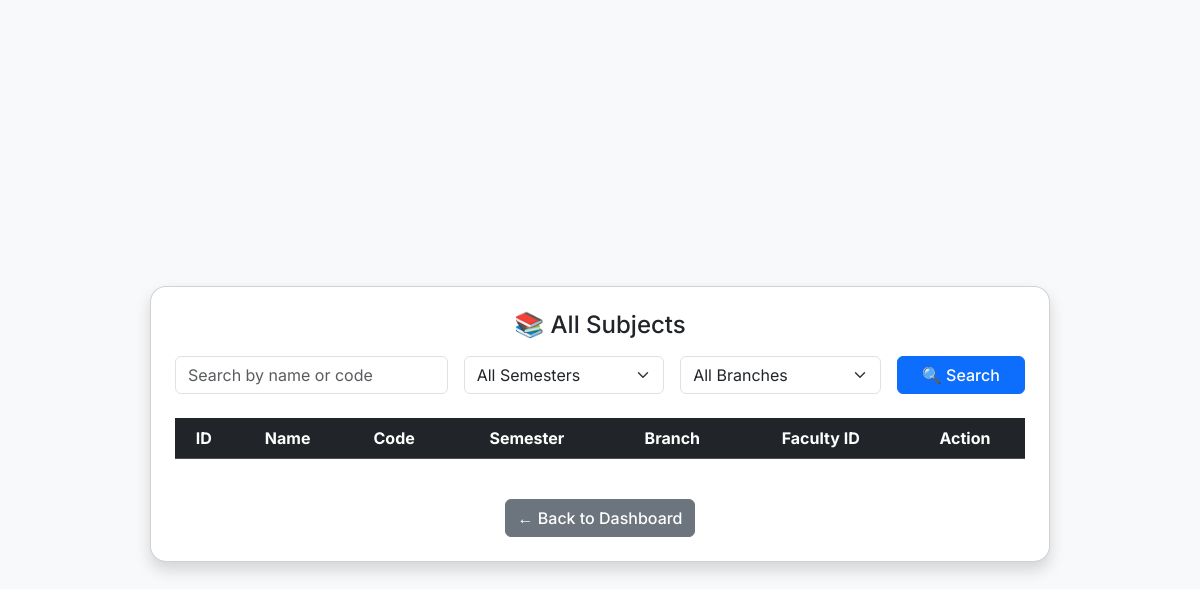
/admin/subjects (signed in), run on an earlier commit of the app's database.
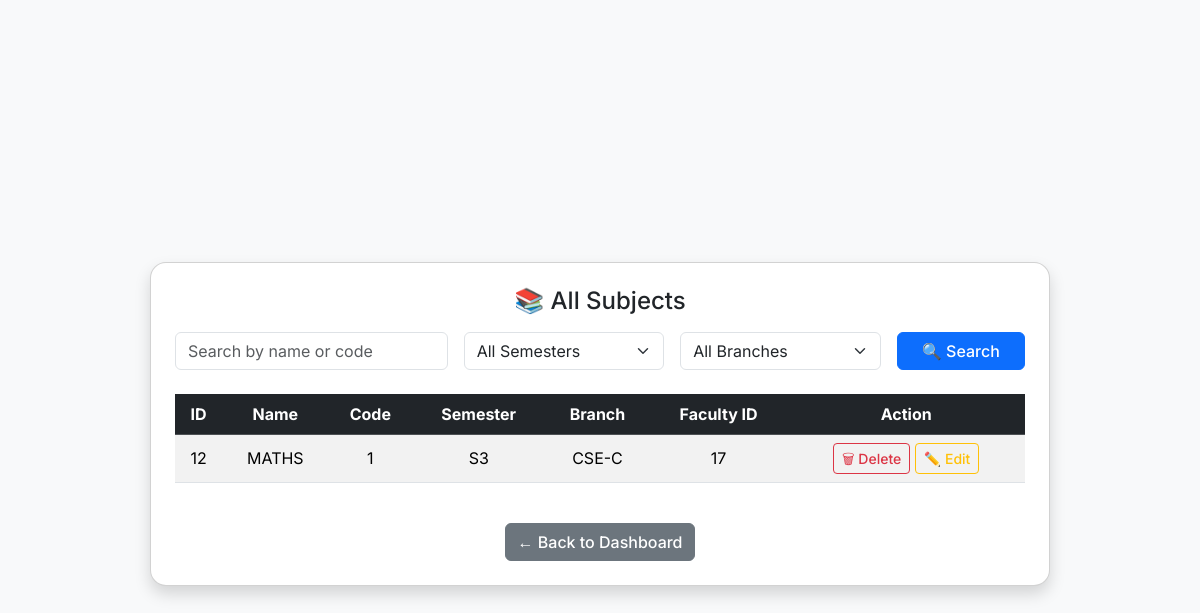
And on a later commit of the database.
### tables this page shows
CREATE TABLE subjects (
                id INTEGER PRIMARY KEY AUTOINCREMENT,
                name TEXT,
                code TEXT,
                semester TEXT,
                branch TEXT,
                faculty_id INTEGER
            );

### app.py (the view, shortened to what this page needs)
@app.route('/admin/subjects', methods=['GET', 'POST'])
def admin_subjects():
    if not is_admin():
        abort(403)
    filters = {'keyword': '', 'semester': '', 'branch': ''}
    query = "SELECT * FROM subjects WHERE 1=1"
    args = []
    db = get_db()
    subjects = db.execute(query, args).fetchall()
    return render_template('admin_subjects.html', subjects=subjects, filters=filters)

### app.py (called while the page is built)
def get_db():
    conn = sqlite3.connect('database.db', timeout=10, check_same_thread=False)
    conn.row_factory = sqlite3.Row
    return conn

@app.after_request
def add_cache_control(response):
    response.headers['Cache-Control'] = 'no-store'
    return response

def is_admin():
    return session.get('role') == 'admin'

### templates/admin_subjects.html (shortened to what this page needs)
{% extends 'base.html' %}
{% block content %}
<div class="container-fluid center-wrapper p-0 m-0">
  <div class="card shadow p-4 rounded-4 w-100" style="max-width: 900px;">
    <h4 class="text-center mb-3">📚 All Subjects</h4>
    <form method="POST" class="row g-3 mb-4">
      <div class="col-md-4">
        <input type="text" name="keyword" class="form-control" placeholder="Search by name or code" value="{{ filters.keyword or '' }}">
      </div>
      <div class="col-md-3">
        <select name="semester" class="form-select">
          <option value="">All Semesters</option>
        </select>
      </div>
      <div class="col-md-3">
        <select name="branch" class="form-select">
          <option value="">All Branches</option>
        </select>
      </div>
      <div class="col-md-2">
        <button class="btn btn-primary w-100" type="submit">🔍 Search</button>
      </div>
    </form>
    <div class="table-scroll-x">
      <table class="table table-striped align-middle text-center">
        <thead class="table-dark">
          <tr>
            <th>ID</th>
            <th>Name</th>
            <th>Code</th>
            <th>Semester</th>
            <th>Branch</th>
            <th>Faculty ID</th>
            <th>Action</th>
          </tr>
        </thead>
        <tbody>
          {% for s in subjects %}
          <tr>
            <td>{{ s.id }}</td>
            <td>{{ s.name }}</td>
            <td>{{ s.code }}</td>
            <td>{{ s.semester }}</td>
            <td>{{ s.branch }}</td>
            <td>{{ s.faculty_id or '-' }}</td>
            <td>
              <form action="{{ url_for('delete_subject_admin', subject_id=s.id) }}" method="POST" class="d-inline">
      <button type="submit" class="btn btn-sm btn-outline-danger" onclick="return confirm('Are you sure?')">🗑 Delete</button>
    </form>
    <a href="{{ url_for('edit_subject', subject_id=s.id) }}" class="btn btn-sm btn-outline-warning">✏️ Edit</a>
            </td>
          </tr>
          {% endfor %}
        </tbody>
      </table>
    </div>
    <div class="text-center mt-4">
      <a href="{{ url_for('admin_dashboard') }}" class="btn btn-secondary">← Back to Dashboard</a>
    </div>
  </div>
</div>
{% endblock %}

### templates/base.html (shortened to what this page needs)
<!DOCTYPE html>
<html lang="en">
<head>
  <link href="https://cdn.jsdelivr.net/npm/bootstrap@5.3.3/dist/css/bootstrap.min.css" rel="stylesheet">
</head>
<body>
  <div class="container py-4 d-flex d-md-block justify-content-center" style="min-height: 100vh;">
    {% block content %}{% endblock %}
  </div>
</body>
</html>

### templates/base.html (style rules this page uses)
body { font-family: 'Inter', sans-serif; background-color: #f8f9fa; }
.card { border-radius: 1rem; }
.btn { font-weight: 500; }
.table-scroll-x { overflow-x: auto; }
.center-wrapper { display: flex; align-items: center; justify-content: center; min-height: 100vh; }

What changed in the data, as far as the page shows it:
added subjects: id "12", name "MATHS", code "1", semester "S3", branch "CSE-C", faculty "17"
